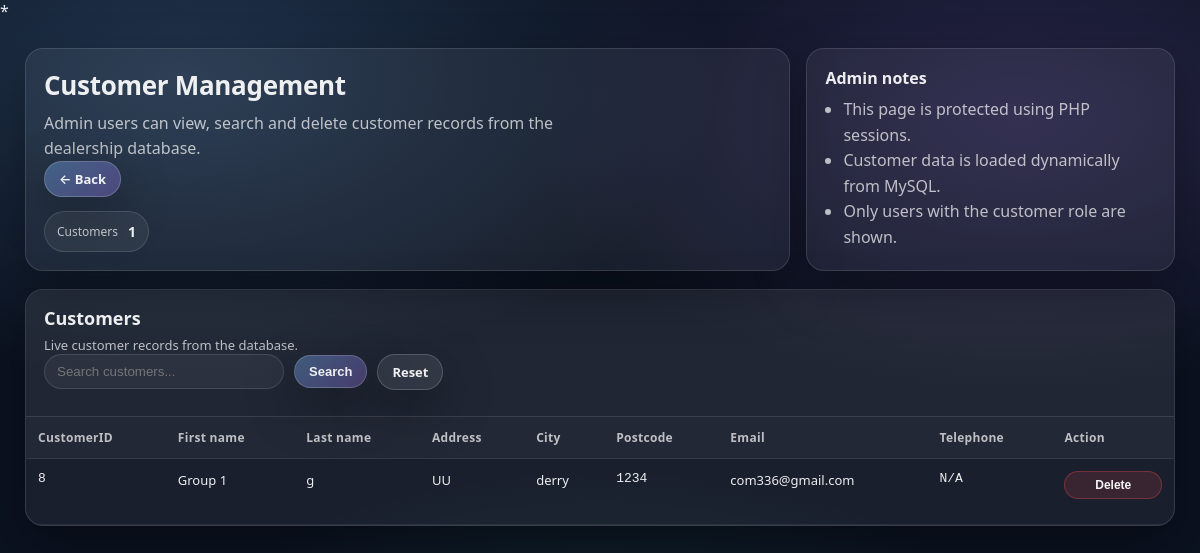
/CarEcommerce/admin/manage_users.php (signed in), run on the app's committed database.
### tables this page shows
CREATE TABLE `users` (
  `userID` int(11) NOT NULL,
  `first_name` varchar(100) NOT NULL,
  `last_name` varchar(100) NOT NULL,
  `address` varchar(255) NOT NULL,
  `city` varchar(100) NOT NULL,
  `postcode` varchar(20) NOT NULL,
  `email` varchar(150) NOT NULL,
  `tele_no` varchar(20) DEFAULT NULL,
  `password` varchar(255) NOT NULL,
  `role` enum('customer','admin') DEFAULT 'customer'
);

### CarEcommerce/admin/manage_users.php (the view, shortened to what this page needs)
<?php
include '../cardealershipDB.php';
$search = trim($_GET["search"] ?? "");
if ($search !== "") {
    $like = "%" . $search . "%";
    $stmt = $conn->prepare("
        SELECT userID, first_name, last_name, address, city, postcode, email, tele_no
        FROM users
        WHERE role = 'customer'
        AND (
            first_name LIKE ?
            OR last_name LIKE ?
            OR email LIKE ?
            OR city LIKE ?
            OR postcode LIKE ?
        )
        ORDER BY userID ASC
    ");
    $stmt->bind_param("sssss", $like, $like, $like, $like, $like);
} else {
    $stmt = $conn->prepare("
        SELECT userID, first_name, last_name, address, city, postcode, email, tele_no
        FROM users
        WHERE role = 'customer'
        ORDER BY userID ASC
    ");
}
$stmt->execute();
$result = $stmt->get_result();
$countResult = $conn->query("SELECT COUNT(*) AS total FROM users WHERE role = 'customer'");
$customerCount = $countResult->fetch_assoc()["total"];
?>
<!DOCTYPE html>
<html lang="en">
<head>
  <link rel="stylesheet" href="../styles.css">
</head>
<body>
  <main class="container">
    <section class="hero">
      <div class="hero-content">
        <h2>Customer Management</h2>
        <p>
          Admin users can view, search and delete customer records from the dealership database.
        </p>
        <a href="dashboard.php" class="btn">← Back</a>
        <div class="pill-row">
          <div class="pill">
            <span class="pill-label">Customers</span>
            <span class="pill-value"><?php echo htmlspecialchars($customerCount); ?></span>
          </div>
        </div>
      </div>
      <div class="hero-card">
        <h3>Admin notes</h3>
        <ul>
          <li>This page is protected using PHP sessions.</li>
          <li>Customer data is loaded dynamically from MySQL.</li>
          <li>Only users with the customer role are shown.</li>
        </ul>
      </div>
    </section>
    <section class="panel">
      <div class="panel-head">
        <div>
          <h2>Customers</h2>
          <p>Live customer records from the database.</p>
        </div>
        <form method="GET" class="search-form">
          <input
            type="text"
            name="search"
            placeholder="Search customers..."
            value="<?php echo htmlspecialchars($search); ?>"
          />
          <button type="submit" class="btn">Search</button>
          <a href="customers.php" class="btn secondary">Reset</a>
        </form>
      </div>
      <div class="table-wrap">
        <table>
          <thead>
            <tr>
              <th>CustomerID</th>
              <th>First name</th>
              <th>Last name</th>
              <th>Address</th>
              <th>City</th>
              <th>Postcode</th>
              <th>Email</th>
              <th>Telephone</th>
              <th>Action</th>
            </tr>
          </thead>
          <tbody>
            <?php if ($result->num_rows > 0): ?>
              <?php while ($row = $result->fetch_assoc()): ?>
                <tr>
                  <td class="mono"><?php echo htmlspecialchars($row["userID"]); ?></td>
                  <td><?php echo htmlspecialchars($row["first_name"]); ?></td>
                  <td><?php echo htmlspecialchars($row["last_name"]); ?></td>
                  <td><?php echo htmlspecialchars($row["address"]); ?></td>
                  <td><?php echo htmlspecialchars($row["city"]); ?></td>
                  <td class="mono"><?php echo htmlspecialchars($row["postcode"]); ?></td>
                  <td><?php echo htmlspecialchars($row["email"]); ?></td>
                  <td class="mono"><?php echo htmlspecialchars($row["tele_no"] ?? "N/A"); ?></td>
                  <td>
                    <form method="POST" onsubmit="return confirm('Are you sure you want to delete this customer?');">
                      <button type="submit" class="danger-btn">Delete</button>
                    </form>
                  </td>
                </tr>
                <?php endwhile; ?>
          <?php else: ?>
            <tr>
              <td colspan="9" class="muted">No customers found.</td>
            </tr>
          <?php endif; ?>
        </tbody>
      </table>
    </div>
  </section>
</main>
</body>
</html>

### CarEcommerce/styles.css (style rules this page uses)
* { box-sizing: border-box; }
:root { --bg: #0b1220; --panel: rgba(255,255,255,0.06); --panel-2: rgba(255,255,255,0.09); --text: rgba(255,255,255,0.92); --muted: rgba(255,255,255,0.70); --line: rgba(255,255,255,0.12); --shadow: 0 18px 50px rgba(0,0,0,0.35); --radius: 18px; --radius-sm: 12px; }
html, body { margin: 0; padding: 0; font-family: system-ui, -apple-system, Segoe UI, Roboto, Arial, sans-serif; color: var(--text); background: radial-gradient(900px 500px at 15% 10%, rgba(120, 188, 255, 0.20), transparent 60%), radial-gradient(900px 500px at 85% 15%, rgba(170, 120, 255, 0.18), transparent 55%), radial-gradient(900px 500px at 50% 95%, rgba(75, 255, 190, 0.12), transparent 55%), var(--bg); }
a { color: inherit; text-decoration: none; }
.container { width: min(1150px, calc(100% - 32px)); margin: 0 auto; }
.hero { margin: 26px 0 18px; display: grid; grid-template-columns: 1.35fr 0.65fr; gap: 16px; }
.hero-content, .hero-card { background: var(--panel); border: 1px solid var(--line); border-radius: var(--radius); box-shadow: var(--shadow); padding: 18px; }
.hero-content h2 { margin: 0 0 8px; font-size: 26px; letter-spacing: -0.3px; }
.hero-content p { margin: 0; color: var(--muted); line-height: 1.55; max-width: 60ch; }
.pill-row { display: flex; flex-wrap: wrap; gap: 10px; margin-top: 14px; }
.pill { display: flex; align-items: center; gap: 10px; padding: 10px 12px; border-radius: 999px; background: rgba(255,255,255,0.06); border: 1px solid rgba(255,255,255,0.12); }
.pill-label { color: var(--muted); font-size: 12px; }
.pill-value { font-weight: 800; font-size: 14px; }
.hero-card h3 { margin: 0 0 8px; font-size: 16px; }
.hero-card ul { margin: 0; padding-left: 18px; color: var(--muted); line-height: 1.6; }
.panel { margin: 18px 0; background: var(--panel); border: 1px solid var(--line); border-radius: var(--radius); box-shadow: var(--shadow); overflow: hidden; }
.panel-head { padding: 16px 18px 10px; border-bottom: 1px solid var(--line); background: rgba(255,255,255,0.03); }
.panel-head h2 { margin: 0; font-size: 18px; }
.panel-head p { margin: 6px 0 0; color: var(--muted); font-size: 13px; }
.table-wrap { width: 100%; overflow: auto; }
table { width: 100%; border-collapse: collapse; min-width: 860px; }
thead th { text-align: left; font-size: 12px; letter-spacing: 0.3px; color: var(--muted); background: rgba(255,255,255,0.04); padding: 12px 12px; border-bottom: 1px solid var(--line); position: sticky; top: 0; }
tbody td { padding: 12px 12px; border-bottom: 1px solid rgba(255,255,255,0.08); vertical-align: top; font-size: 13px; }
.mono { font-family: ui-monospace, SFMono-Regular, Menlo, Monaco, Consolas, "Liberation Mono", monospace; }
form { width: 100%; max-width: 500px; display: flex; flex-direction: column; gap: 14px; }
.btn { display: inline-block; padding: 8px 14px; border-radius: 999px; font-size: 13px; font-weight: 600; color: var(--text); background: linear-gradient(135deg, rgba(120,188,255,0.35), rgba(170,120,255,0.30)); border: 1px solid rgba(255,255,255,0.18); box-shadow: var(--shadow); transition: 160ms ease; }
.panel-head { display: flex; justify-content: space-between; align-items: center; flex-wrap: wrap; }
.panel-head p { width: 100%; }
.btn { display: inline-block; text-align: center; }
.search-form { display: flex; flex-direction: row; align-items: center; gap: 10px; max-width: none; }
.search-form input { min-width: 240px; padding: 9px 12px; border-radius: 999px; border: 1px solid rgba(255,255,255,0.12); background: rgba(255,255,255,0.05); color: var(--text); outline: none; }
.btn.secondary { background: rgba(255,255,255,0.08); }
.danger-btn { padding: 6px 12px; border-radius: 999px; font-size: 12px; font-weight: 600; color: rgba(255,255,255,0.95); background: rgba(255, 80, 80, 0.14); border: 1px solid rgba(255, 80, 80, 0.3); cursor: pointer; }

### data on the page
users: userID "8", first_name "Group 1", last_name "g", address "UU", city "derry", postcode "1234", email "com336@gmail.com", tele_no "N/A"

### other printed values
$customerCount "1"
